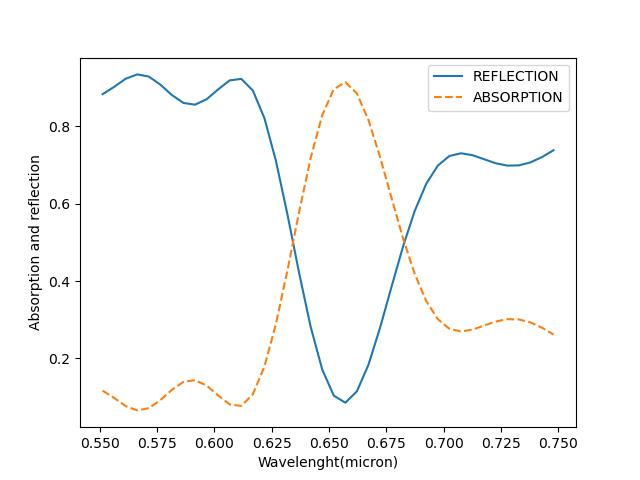

Write Python code to recreate this figure.
import meep as mp
import meep.materials as mt
import numpy as np
import matplotlib.pyplot as plt

Size_x=2
Size_y=2
Size_z=2 #setting up simulation box
cell_size=mp.Vector3(Size_x,Size_y,Size_z)

#adding symmetry:
symmetries = [ mp.Mirror(direction=mp.X, phase=+1), mp.Mirror(direction=mp.Y, phase=+1)]


center_wavelength = 0.7
min_wavelength=0.4
max_wavelength=1.0
center_freq=1.0/center_wavelength
freq_width=1.0/min_wavelength - 1.0/max_wavelength


source_position=Size_z*0.5-0.3
gaussian_pulse=mp.GaussianSource(frequency=center_freq,fwidth=2*freq_width)
source=[mp.Source(gaussian_pulse,component=mp.Ex,center=mp.Vector3(0,0,source_position),size=(Size_x,Size_y,0))]


Ag_top=mp.Block(material=mt.Ag,center=mp.Vector3(0,0,.075),size=mp.Vector3(1.2,1.2,0.035))
Ag_bottom=mp.Block(material=mt.Ag,center=mp.Vector3(0,0,-0.0525),size=mp.Vector3(1.2,1.2,0.1))
TiO2_index=2.4667
TiO2_material=mp.Medium(index=TiO2_index)
InSb_material=mp.Medium(epsilon=16.8,E_susceptibilities=[mp.DrudeSusceptibility(frequency=0.1167, gamma=0.0011)])
TiO2=mp.Block(material=TiO2_material,center=mp.Vector3(0,0,0.0175),size=mp.Vector3(1.2,1.2,0.04))
InSb=mp.Block(material=InSb_material,center=mp.Vector3(0,0,0.0475),size=mp.Vector3(1.2,1.2,0.02))
geometry=[Ag_top,InSb,TiO2,Ag_bottom]#Ag_top

resolution=100
pmls=[mp.PML(thickness=0.2)]

sim=mp.Simulation(resolution=resolution,cell_size=cell_size,sources=source,boundary_layers=pmls,geometry=[],symmetries=symmetries)

wavelengths = np.linspace(min_wavelength,max_wavelength,120)
frequencies=1.0/wavelengths

ref1=sim.add_flux(frequencies,mp.FluxRegion(center=mp.Vector3(0,0,0.2),size=mp.Vector3(1.2,1.2,0)))

sim.run(until=10) ##test run
#sim.run(until_after_sources=mp.stop_when_fields_decayed(5,mp.Ex,mp.Vector3(0,0,0),1e-3))

incident_flux = mp.get_fluxes(ref1)
refl_data = sim.get_flux_data(ref1)


incident_flux = np.array(incident_flux)

# Save to reuse later
#np.save('incident_flux.npy', incident_flux)
#sim.save_flux('refl_data', refl_data)

print("incident Flux Array:", incident_flux)
print("Shape:", np.shape(incident_flux))

sim.reset_meep()
sim=mp.Simulation(resolution=resolution,cell_size=cell_size,sources=source,boundary_layers=pmls,geometry=geometry,symmetries=symmetries)


ref2=sim.add_flux(frequencies,mp.FluxRegion(center=mp.Vector3(0,0,0.2),size=mp.Vector3(1.2,1.2,0)))
trans2=sim.add_flux(frequencies,mp.FluxRegion(center=mp.Vector3(0,0,-0.2),size=mp.Vector3(1.2,1.2,0)))

sim.load_minus_flux_data(ref2, refl_data)

sim.run(until=10) ##test run
#sim.run(until_after_sources=mp.stop_when_fields_decayed(5,mp.Ex,mp.Vector3(0,0,0),1e-3))

#refl_data = np.load('refl_data.npy', allow_pickle=True).item()


reflected_flux = np.array(mp.get_fluxes(ref2))
transmitted_flux=np.array(mp.get_fluxes(trans2))


print("Reflected Flux Array:", reflected_flux)
print("Shape:", np.shape(reflected_flux))

reflectance=np.absolute(reflected_flux)/np.absolute(incident_flux)
transmittance=np.absolute(transmitted_flux)/np.absolute(incident_flux)


absorption=1-reflectance

print("Transmitted Flux Array:", transmitted_flux)
print("Shape:", np.shape(transmitted_flux))

print("\n\nAbsorption fractional array:",absorption)


plt.plot(wavelengths[30:70], reflectance[30:70], label="REFLECTION")
plt.plot(wavelengths[30:70], absorption[30:70], '--', label="ABSORPTION")
plt.xlabel("Wavelenght(micron)")
plt.ylabel("Absorption and reflection")
plt.legend()
plt.savefig("InSb_0V_symmetrized_140res.jpeg")
plt.show()
plt.close()
#plt.close()
